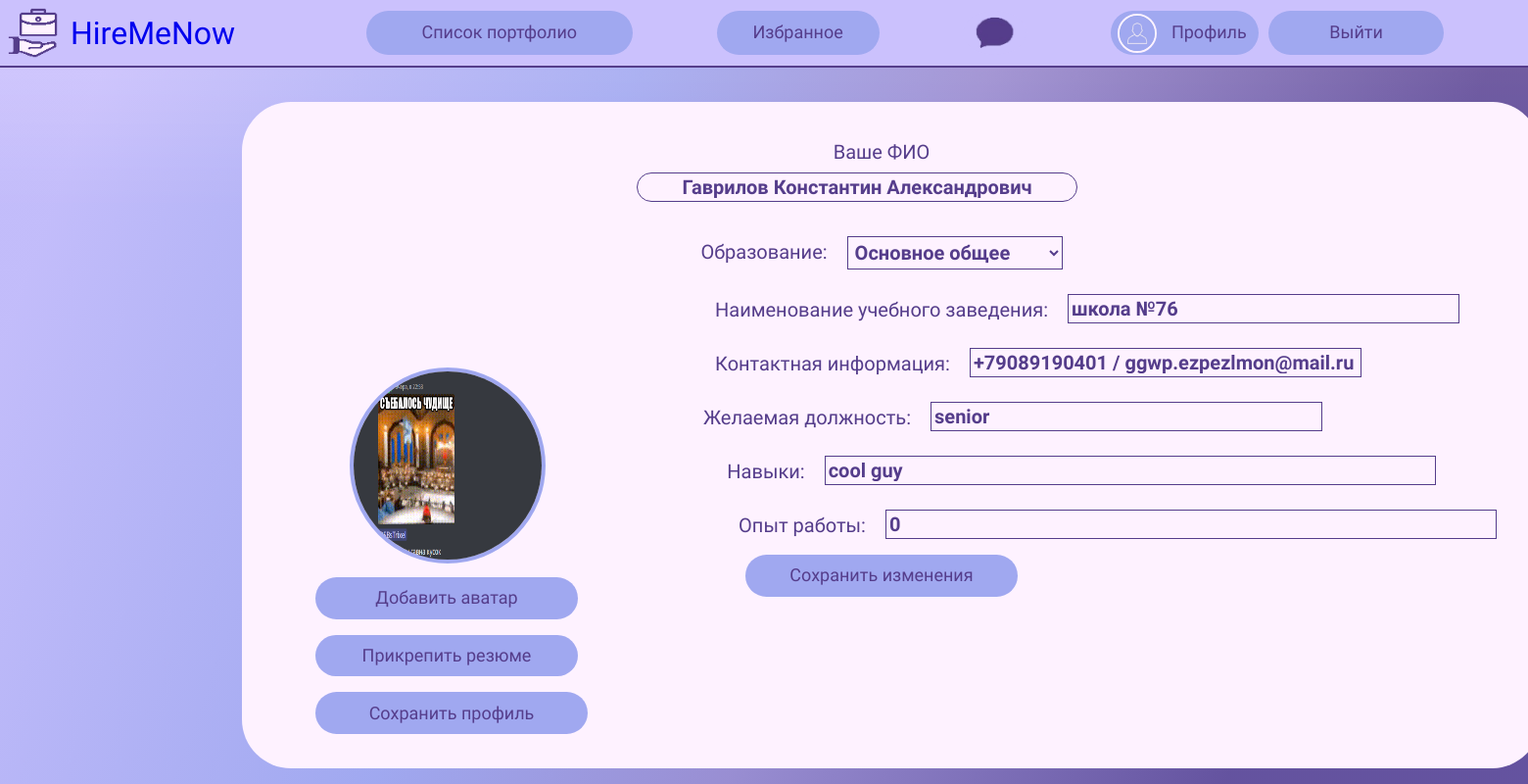
The app's page /edit-profile/ (signed in), older data.
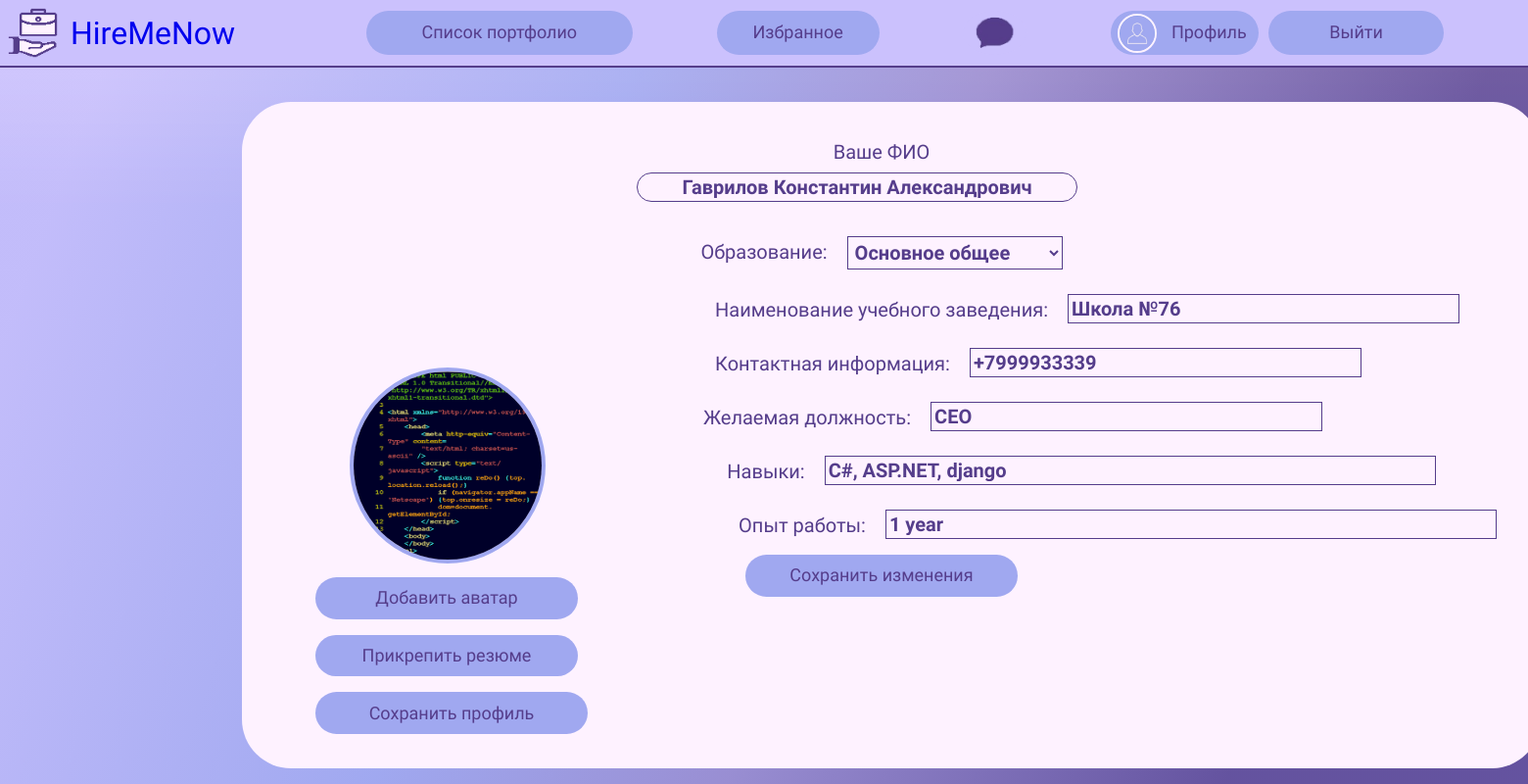
The same page, newer data.
### mainApp/models.py (models this page shows, shortened)
class userProfile(models.Model):
    user = models.OneToOneField(User, null=True, on_delete=models.CASCADE)
    resume = models.FileField(upload_to='files/', validators=[FileExtensionValidator(allowed_extensions=['pdf'])],
                              blank=True)
    avatar = models.ImageField(upload_to='images/', default='../static/img/profile.png',
                               validators=[FileExtensionValidator(allowed_extensions=['png', 'jpg', 'jpeg'])],
                               blank=True)
    fullName = models.CharField(max_length=100, blank=False, default='ИмяПользователя')
    education = models.CharField(max_length=100, blank=False, default='похоже, тут ничего нет...')
    edu_base = models.CharField(max_length=100, blank=False, default='похоже, тут ничего нет...')
    contacts = models.CharField(max_length=250, blank=False, default='похоже, тут ничего нет...')
    level = models.CharField(max_length=100, blank=False, default='похоже, тут ничего нет...')
    chars = models.CharField(max_length=150, blank=False, default='похоже, тут ничего нет...')
    exp = models.CharField(max_length=200, blank=False, default='похоже, тут ничего нет...')

### mainApp/views.py (the view, shortened to what this page needs)
# urls.py: path('edit-profile/', views.edit_profile, name='edit-profile'),
def edit_profile(request):
    user_profile = userProfile.objects.get(user=request.user)
    if request.method == 'POST' and 'text-data' in request.POST:
        cho = request.POST.get('edu-base')
        school = request.POST.get('school-inputs')
        contacts = request.POST.get('contacts-input')
        role = request.POST.get('role-input')
        skills = request.POST.get('skills-input')
        exp = request.POST.get('exp-input')
        user_profile.fullName = request.POST.get('user-name')
        user_profile.education = cho
        user_profile.edu_base = school
        user_profile.contacts = contacts
        user_profile.level = role
        user_profile.chars = skills
        user_profile.exp = exp
        user_profile.save()
        return redirect('edit-profile')
    else:
        return render(request, 'edit-profile.html', {'user_profile': user_profile})

### templates/edit-profile.html (shortened to what this page needs)
{% load static %}
<!DOCTYPE html>
<html lang="ru" dir="ltr">
  <head>
    <link rel="stylesheet" href="{% static 'css/edit-profile.css' %}">
    <link rel="stylesheet" href="{% static 'css/no_underline.css' %}">
  </head>
  <div id="nav-bar">
		<a href="{% url 'home' %}" id="header">
			<img id="main-logo" src="{% static 'img/logo.png'%}" alt="logo">
			<h1 id="name">HireMeNow</h1>
		</a>
		<div id="buttons">
			<a href="{% url 'portfolio-list' %}" class="btn" id="portfolio-list">Список портфолио</a>
			<a href="{% url 'favorite' %}" class="btn" id="favorite">Избранное</a>
			<a href="{% url 'chat_template' %}" id="chat">
			<img src="{% static 'img/chat.png' %}" width="65px" alt="chat">
			</a>
            {% if user.is_authenticated %}
            <div id="enter">
				<a href="{% url 'profile' request.user.username %}" class="btn" id="profile"><img id="profile-picture" src="{% static 'img/profile.png' %}" width="40px">Профиль</a>
				<a href="{% url 'logout' %}" class="btn" id="logout">Выйти</a>
			</div>
            {% else %}
			<div id="enter">
				<a href="{% url 'register' %}" class="btn" id="reg">Регистрация</a>
				<a href="{% url 'login' %}" class="btn" id="log">Вход</a>
			</div>
            {% endif %}
		</div>
	</div>
    <div class="holder">
        <div class="hero">
            <form class="info" method="POST">
                <h5>Ваше ФИО</h5>
                <input name="user-name" id="user-name" type="text" value="{{ user_profile.fullName }}" placeholder="Введите фио">
                <div id="education">
                    <h5 class="info-labels">Образование:</h5>
                    <select name='edu-base' id="edu-select">
                        <option value="Основное общее">Основное общее</option>
                    </select>
                </div>
                <div id="school-name">
                    <h5>Наименование учебного заведения:</h5>
                    <input name="school-inputs" class="info-inputs" id="school-input" type="text" value="{{ user_profile.edu_base }}">
                </div>
                <div id="contacts">
                    <h5>Контактная информация:</h5>
                    <input name="contacts-input" class="info-inputs" id="contacts-input" type="text" value="{{ user_profile.contacts }}">
                </div>
                <div id="fav-role">
                    <h5>Желаемая должность:</h5>
                    <input name="role-input" class="info-inputs" id="role-input" type="text" value="{{ user_profile.level }}">
                </div>
                <div id="skills">
                    <h5>Навыки:</h5>
                    <input name="skills-input" class="info-inputs" id="skills-input" type="text" value="{{ user_profile.chars }}">
                </div>
                <div id="exp">
                    <h5>Опыт работы:</h5>
                    <input name="exp-input" class="info-inputs" id="exp-input" type="text" value="{{ user_profile.exp }}">
                </div>
                <div>
                    <button id="edit-profile" class="avatar-header-btn" type="submit" name="text-data">Сохранить изменения</button>
                </div>
            </form>
            <div class="avatar-header">
                <img class="avatar" src="{{ user_profile.avatar.url }}">
                <div class="btn-wrap">
                    <form method="POST" enctype="multipart/form-data">
                        <label for="avatar-input" id="avatar-btn">Добавить аватар</label>
                        <label for="resume-input" id="resume-btn">Прикрепить резюме</label>
                        <button class="avatar-header-btn" id="edit-profile" type="submit" name="image-data">Сохранить профиль</button>
                    </form>
                </div>
            </div>
        </div>
        </div>
	</body>
</html>

Row changes from the older to the newer data that the page shows:
changed userProfile "Гаврилов Константин Александрович": school-inputs "школа №76" → "Школа №76"; contacts-input "+79089190401 / ggwp.ezpezlmon@mail.ru" → "+7999933339"; role-input "senior" → "CEO"; skills-input "cool guy" → "C#, ASP.NET, django"; exp-input "0" → "1 year"; avatar: a different picture
